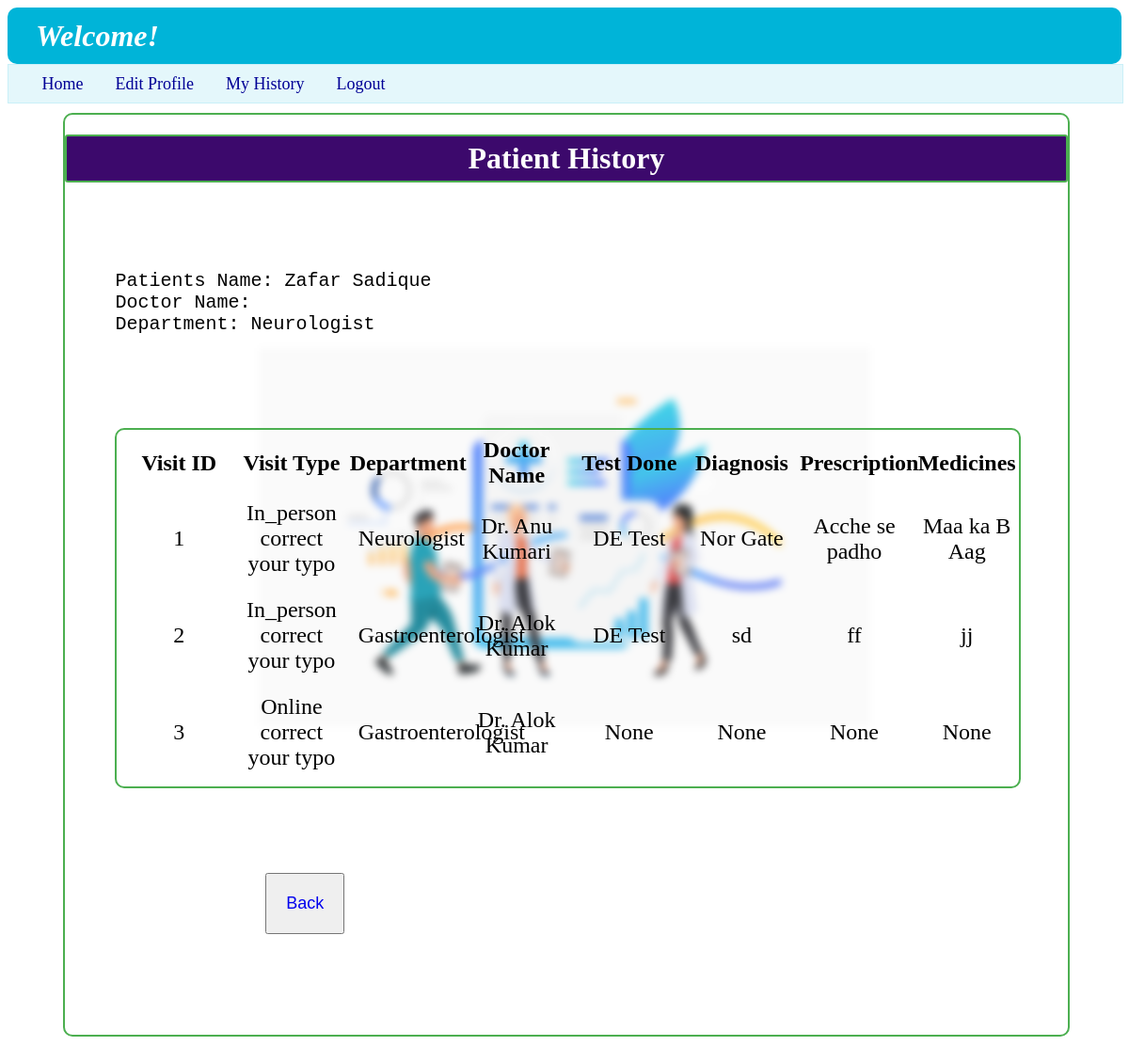
/user_hist/1, run on the app's committed database.
### backend/models.py (models this page shows)
class User_Info(db.Model):
    __tablename__ = "user_info"
    id=db.Column(db.Integer,primary_key=True,autoincrement=True)
    full_name=db.Column(db.String,nullable=False)
    email=db.Column(db.String,unique=True,nullable=False)
    password=db.Column(db.String,nullable=False)
    role=db.Column(db.Integer,default=1)
    is_blacklist=db.Column(db.Integer,default=0)
    appointments=db.relationship("Appointments",cascade="all,delete",backref="user_info",lazy=True)

class Department(db.Model):
    __tablename__ = "department"
    id=db.Column(db.String,primary_key=True,nullable=False)
    specialization=db.Column(db.String,nullable=False)
    description=db.Column(db.String,nullable=False)
    doctor=db.relationship("Doctor_Info",cascade="all,delete",backref="department",lazy=True)

class Appointments(db.Model):
    __tablename__ = "appointments"
    id=db.Column(db.Integer,primary_key=True)
    user_id=db.Column(db.Integer,db.ForeignKey("user_info.id"),nullable=False)
    doctor_id=db.Column(db.Integer,db.ForeignKey("doctor_info.id"),nullable=False)
    date=db.Column(db.Date,nullable=False)
    time_slot=db.Column(db.String,nullable=False)
    vist_type=db.Column(db.String,nullable=True)#please correct typo vist-> visit
    status=db.Column (db.String,nullable=False,default="Incomplete")
    diagnosis=db.Column(db.String,nullable=True)
    prescription=db.Column(db.String,nullable=True)
    test_done=db.Column(db.String,nullable=True)
    medicines=db.Column(db.String,nullable=True)

class Doctor_Info(db.Model):
    __tablename__ = "doctor_info"
    id=db.Column(db.Integer,primary_key=True)
    full_name=db.Column(db.String,nullable=False)
    email=db.Column(db.String,unique=True,nullable=False)
    password=db.Column(db.String,nullable=False)
    dept_id=db.Column(db.String,db.ForeignKey("department.id"),nullable=False)
    experience=db.Column(db.Integer,nullable=False)
    bio=db.Column(db.String,nullable=False)
    is_blacklist=db.Column(db.Integer,default=0)
    appointments=db.relationship("Appointments",cascade="all,delete",backref="doctor_info",lazy=True)
    availability=db.relationship("Availability",cascade="all,delete",backref="doctor_info",lazy=True)

### backend/controllers.py (the view)
@app.route("/user_hist/<u_id>")
def user_hist(u_id):
    u_id=int(u_id)
    p_h=Appointments.query.filter_by(user_id=u_id).all()
    print("_______________",p_h,type(u_id),u_id)
    return render_template("user_history.html",history_list=p_h,u_id=u_id)

### templates/user_history.html
{%extends "user_layout.html"%}
{%block content%}
    <div class="login_panel" style="border-color: rgb(76, 175, 80); width: 90%; margin-left: 5%;">
        <h1 style="text-align: center; font-weight: bold; border: 2px solid rgb(76, 175, 80); background-color: rgb(60,9,108); color: white; border-radius: 3px; padding: 5px; ">Patient History</h1>
        <br>
        {%if history_list%}
        <pre style="margin: 5%; font-size: x-large;">
Patients Name: {{history_list[0].user_info.full_name}}
Doctor Name:
Department: {{history_list[0].doctor_info.department.specialization}}
        </pre>
        <div class="login_panel" style="width: 90%; margin-left: 5%; border: 2px solid rgb(76, 175, 80)">
            <table class="table_user_dashboard" style="margin: 5px;">
                <thead style="margin: 10px;">
                    <th>Visit ID</th>
                    <th>Visit Type</th>
                    <th>Department</th>
                    <th>Doctor Name</th>
                    <th>Test Done</th>
                    <th>Diagnosis</th>
                    <th>Prescription</th>
                    <th>Medicines</th>
                </thead>
                <tbody>
                    {%for h in history_list%}
                    <tr>
                        <td>{{h.id}}</td>
                        <td>{{h.vist_type}} correct your typo</td>
                        <td>{{h.doctor_info.department.specialization}}</td>
                        <td>{{h.doctor_info.full_name}}</td>
                        <td>{{h.test_done}}</td>
                        <td>{{h.diagnosis}}</td>
                        <td>{{h.prescription}}</td>
                        <td>{{h.medicines}}</td>
                    </tr>
                    {%endfor%}
                </tbody>
            </table>
        </div>
        <br>
        <div>
            <button style="font-size: large; padding: 20px; margin: 3% 20% 10% 20%;"><a href="{{url_for('user_dashboard',u_id=u_id)}}">Back</a>
        </div>
        {%else%}
        <h3>----No Records are found----</h3>
        {%endif%}
    </div>
{%endblock%}

### static/style.css (style rules this page uses)
body { background-image: url("https://static.vecteezy.com/system/resources/thumbnails/002/072/163/small_2x/doctor-injecting-coronavirus-vaccine-to-a-patient-concept-free-vector.jpg"); background-repeat: no-repeat; background-size: 650px 650px; background-position: center; background-attachment: fixed; filter: saturate(1.0); z-index: -4; backdrop-filter: blur(4px); }
.login_panel { height: auto; width: 60%; margin: 10px 20% 40px 20%; border: 2px double rgb(0, 180, 216); border-radius: 10px; }
.table_user_dashboard { align-content: center; margin: 30px; font-size: x-large; }
table { width: 100%; table-layout: fixed; }
td { text-align: center; padding: 10px; }
a { text-decoration: none; }

### data on the page
User_Info: full_name "Zafar Sadique"
Department: specialization "Neurologist"
Appointments: id "1", vist_type "In_person", doctor_info.department.specialization "Neurologist", doctor_info.full_name "Dr. Anu Kumari", test_done "DE Test", diagnosis "Nor Gate", prescription "Acche se padho", medicines "Maa ka B Aag"
Appointments: id "2", vist_type "In_person", doctor_info.department.specialization "Gastroenterologist", doctor_info.full_name "Dr. Alok Kumar", test_done "DE Test", diagnosis "sd", prescription "ff", medicines "jj"
Appointments: id "3", vist_type "Online", doctor_info.department.specialization "Gastroenterologist", doctor_info.full_name "Dr. Alok Kumar", test_done "None", diagnosis "None", prescription "None", medicines "None"
